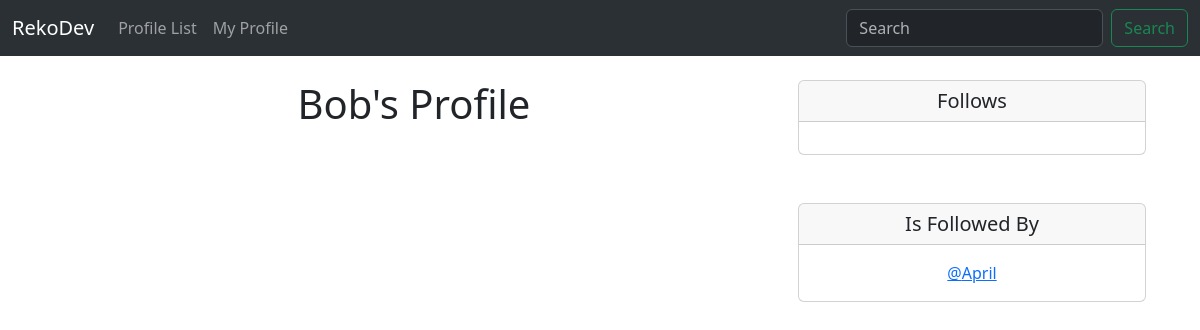
The page /profile/2 (signed in) on the database as committed earlier.
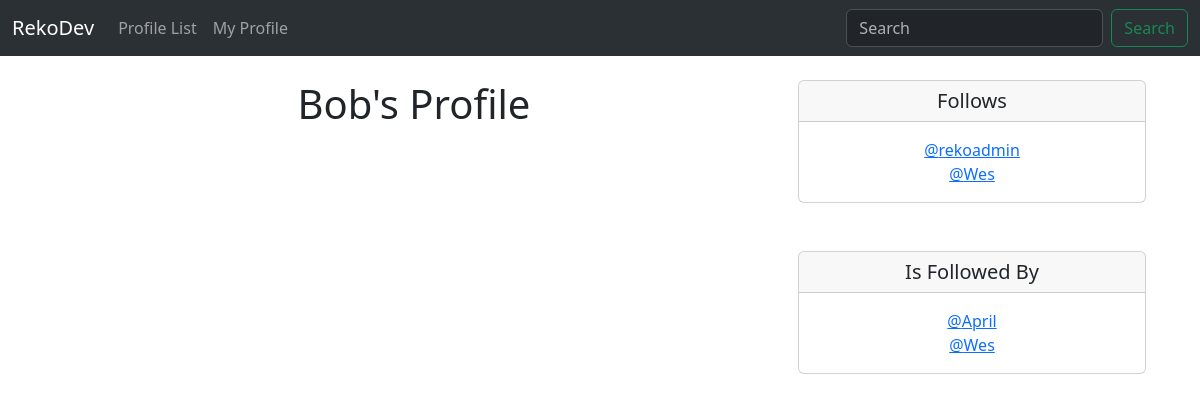
The same page on the database as committed later.
### reko/models.py (models this page shows)
class Profile(models.Model):
    user = models.OneToOneField(User, on_delete=models.CASCADE) # We'll associate one user to one profile, and if User gets deleted, delete "profile" too
    follows = models.ManyToManyField("self",
        related_name="followed_by", # Ppl who follows you
        symmetrical=False, # If you follow someone, that someone doesn't have to follow you, right?
        blank=True) # I mean it would be cool if you started following me... <3 see ya there boi / Yeah but you start following nothing...
    date_modified = models.DateTimeField(User, auto_now=True) # When was this profile last modified?
    def __str__(self):
        return self.user.username

### reko/views.py (the view)
# urls.py: path('profile/<int:pk>', views.profile, name="profile"),
def profile(request, pk):
    if request.user.is_authenticated:
        profile = Profile.objects.get(user_id=pk)
        return render(request, 'profile.html', {"profile": profile})
    else:
        messages.success(request, ('You must log-in in order to view other profiles.'))
        return redirect('home')

### reko/templates/profile.html (shortened to what this page needs)
{% extends 'base.html' %}
{% block content %}
{% if profile %}
<div class="container text-center">
    <div class="row">
        <div class="col-8">
            <h1>{{ profile.user.username }}'s Profile</h1>
        </div>
        <div class="col-4">
            <div class="card">
                <h5 class="card-header">Follows</h5>
                <div class="card-body">
                    {% for following in profile.follows.all %}
                    <a href="{% url 'profile' following.user.id %}">@{{ following }}</a><br>
                    {% endfor %}
                </div>
            </div>
            <br><br>
            <div class="card">
                <h5 class="card-header">Is Followed By</h5>
                <div class="card-body">
                    {% for following in profile.followed_by.all %}
                    <a href="{% url 'profile' following.user.id %}">@{{ following }}</a><br>
                    {% endfor %}
                </div>
            </div>
{% endif %}
{% endblock %}

Rows that differ between the two databases and show on the page:
now on this page (row edited): Profile: user.username "rekoadmin", shown under "Follows"
now on this page (row edited): Profile: user.username "Wes"
